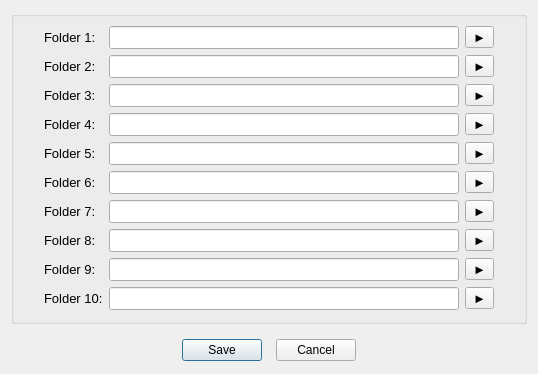
<?xml version="1.0" encoding="UTF-8"?>
<ui version="4.0">
 <class>Dialog_Preset</class>
 <widget class="QDialog" name="Dialog_Preset">
  <property name="geometry">
   <rect>
    <x>0</x>
    <y>0</y>
    <width>531</width>
    <height>363</height>
   </rect>
  </property>
  <property name="windowTitle">
   <string>Preset Folders</string>
  </property>
  <layout class="QVBoxLayout" name="verticalLayout">
   <item>
    <widget class="QGroupBox" name="groupBox_1">
     <property name="font">
      <font>
       <pointsize>10</pointsize>
      </font>
     </property>
     <property name="title">
      <string/>
     </property>
     <layout class="QGridLayout" name="gridLayout">
      <property name="leftMargin">
       <number>30</number>
      </property>
      <property name="topMargin">
       <number>9</number>
      </property>
      <property name="rightMargin">
       <number>30</number>
      </property>
      <property name="bottomMargin">
       <number>11</number>
      </property>
      <property name="spacing">
       <number>6</number>
      </property>
      <item row="0" column="6">
       <widget class="QToolButton" name="folder1_TB">
        <property name="text">
         <string>►</string>
        </property>
       </widget>
      </item>
      <item row="2" column="0">
       <widget class="QLabel" name="label_45">
        <property name="text">
         <string>Folder 3:</string>
        </property>
       </widget>
      </item>
      <item row="4" column="0">
       <widget class="QLabel" name="label_47">
        <property name="text">
         <string>Folder 5:</string>
        </property>
       </widget>
      </item>
      <item row="5" column="0">
       <widget class="QLabel" name="label_48">
        <property name="text">
         <string>Folder 6:</string>
        </property>
       </widget>
      </item>
      <item row="0" column="0">
       <widget class="QLabel" name="label_43">
        <property name="text">
         <string>Folder 1:</string>
        </property>
       </widget>
      </item>
      <item row="6" column="6">
       <widget class="QToolButton" name="folder7_TB">
        <property name="text">
         <string>►</string>
        </property>
       </widget>
      </item>
      <item row="3" column="0">
       <widget class="QLabel" name="label_46">
        <property name="text">
         <string>Folder 4:</string>
        </property>
       </widget>
      </item>
      <item row="2" column="6">
       <widget class="QToolButton" name="folder3_TB">
        <property name="text">
         <string>►</string>
        </property>
       </widget>
      </item>
      <item row="4" column="6">
       <widget class="QToolButton" name="folder5_TB">
        <property name="text">
         <string>►</string>
        </property>
       </widget>
      </item>
      <item row="1" column="0">
       <widget class="QLabel" name="label_44">
        <property name="text">
         <string>Folder 2:</string>
        </property>
       </widget>
      </item>
      <item row="9" column="0">
       <widget class="QLabel" name="label_50">
        <property name="text">
         <string>Folder 8:</string>
        </property>
       </widget>
      </item>
      <item row="3" column="6">
       <widget class="QToolButton" name="folder4_TB">
        <property name="text">
         <string>►</string>
        </property>
       </widget>
      </item>
      <item row="6" column="0">
       <widget class="QLabel" name="label_49">
        <property name="text">
         <string>Folder 7:</string>
        </property>
       </widget>
      </item>
      <item row="1" column="6">
       <widget class="QToolButton" name="folder2_TB">
        <property name="text">
         <string>►</string>
        </property>
       </widget>
      </item>
      <item row="5" column="6">
       <widget class="QToolButton" name="folder6_TB">
        <property name="text">
         <string>►</string>
        </property>
       </widget>
      </item>
      <item row="9" column="6">
       <widget class="QToolButton" name="folder8_TB">
        <property name="text">
         <string>►</string>
        </property>
       </widget>
      </item>
      <item row="10" column="6">
       <widget class="QToolButton" name="folder9_TB">
        <property name="text">
         <string>►</string>
        </property>
       </widget>
      </item>
      <item row="11" column="0">
       <widget class="QLabel" name="label_53">
        <property name="text">
         <string>Folder 10:</string>
        </property>
       </widget>
      </item>
      <item row="10" column="0">
       <widget class="QLabel" name="label_51">
        <property name="text">
         <string>Folder 9:</string>
        </property>
       </widget>
      </item>
      <item row="11" column="6">
       <widget class="QToolButton" name="folder10_TB">
        <property name="text">
         <string>►</string>
        </property>
       </widget>
      </item>
      <item row="11" column="1">
       <widget class="QLineEdit" name="folder10">
        <property name="minimumSize">
         <size>
          <width>350</width>
          <height>0</height>
         </size>
        </property>
        <property name="palette">
         <palette>
          <active>
           <colorrole role="Text">
            <brush brushstyle="SolidPattern">
             <color alpha="255">
              <red>0</red>
              <green>0</green>
              <blue>255</blue>
             </color>
            </brush>
           </colorrole>
          </active>
          <inactive>
           <colorrole role="Text">
            <brush brushstyle="SolidPattern">
             <color alpha="255">
              <red>0</red>
              <green>0</green>
              <blue>255</blue>
             </color>
            </brush>
           </colorrole>
          </inactive>
          <disabled>
           <colorrole role="Text">
            <brush brushstyle="SolidPattern">
             <color alpha="255">
              <red>106</red>
              <green>104</green>
              <blue>100</blue>
             </color>
            </brush>
           </colorrole>
          </disabled>
         </palette>
        </property>
        <property name="readOnly">
         <bool>true</bool>
        </property>
       </widget>
      </item>
      <item row="10" column="1">
       <widget class="QLineEdit" name="folder9">
        <property name="minimumSize">
         <size>
          <width>350</width>
          <height>0</height>
         </size>
        </property>
        <property name="palette">
         <palette>
          <active>
           <colorrole role="Text">
            <brush brushstyle="SolidPattern">
             <color alpha="255">
              <red>0</red>
              <green>0</green>
              <blue>255</blue>
             </color>
            </brush>
           </colorrole>
          </active>
          <inactive>
           <colorrole role="Text">
            <brush brushstyle="SolidPattern">
             <color alpha="255">
              <red>0</red>
              <green>0</green>
              <blue>255</blue>
             </color>
            </brush>
           </colorrole>
          </inactive>
          <disabled>
           <colorrole role="Text">
            <brush brushstyle="SolidPattern">
             <color alpha="255">
              <red>106</red>
              <green>104</green>
              <blue>100</blue>
             </color>
            </brush>
           </colorrole>
          </disabled>
         </palette>
        </property>
        <property name="readOnly">
         <bool>true</bool>
        </property>
       </widget>
      </item>
      <item row="9" column="1">
       <widget class="QLineEdit" name="folder8">
        <property name="minimumSize">
         <size>
          <width>350</width>
          <height>0</height>
         </size>
        </property>
        <property name="palette">
         <palette>
          <active>
           <colorrole role="Text">
            <brush brushstyle="SolidPattern">
             <color alpha="255">
              <red>0</red>
              <green>0</green>
              <blue>255</blue>
             </color>
            </brush>
           </colorrole>
          </active>
          <inactive>
           <colorrole role="Text">
            <brush brushstyle="SolidPattern">
             <color alpha="255">
              <red>0</red>
              <green>0</green>
              <blue>255</blue>
             </color>
            </brush>
           </colorrole>
          </inactive>
          <disabled>
           <colorrole role="Text">
            <brush brushstyle="SolidPattern">
             <color alpha="255">
              <red>106</red>
              <green>104</green>
              <blue>100</blue>
             </color>
            </brush>
           </colorrole>
          </disabled>
         </palette>
        </property>
        <property name="readOnly">
         <bool>true</bool>
        </property>
       </widget>
      </item>
      <item row="6" column="1">
       <widget class="QLineEdit" name="folder7">
        <property name="minimumSize">
         <size>
          <width>350</width>
          <height>0</height>
         </size>
        </property>
        <property name="palette">
         <palette>
          <active>
           <colorrole role="Text">
            <brush brushstyle="SolidPattern">
             <color alpha="255">
              <red>0</red>
              <green>0</green>
              <blue>255</blue>
             </color>
            </brush>
           </colorrole>
          </active>
          <inactive>
           <colorrole role="Text">
            <brush brushstyle="SolidPattern">
             <color alpha="255">
              <red>0</red>
              <green>0</green>
              <blue>255</blue>
             </color>
            </brush>
           </colorrole>
          </inactive>
          <disabled>
           <colorrole role="Text">
            <brush brushstyle="SolidPattern">
             <color alpha="255">
              <red>106</red>
              <green>104</green>
              <blue>100</blue>
             </color>
            </brush>
           </colorrole>
          </disabled>
         </palette>
        </property>
        <property name="readOnly">
         <bool>true</bool>
        </property>
       </widget>
      </item>
      <item row="5" column="1">
       <widget class="QLineEdit" name="folder6">
        <property name="minimumSize">
         <size>
          <width>350</width>
          <height>0</height>
         </size>
        </property>
        <property name="palette">
         <palette>
          <active>
           <colorrole role="Text">
            <brush brushstyle="SolidPattern">
             <color alpha="255">
              <red>0</red>
              <green>0</green>
              <blue>255</blue>
             </color>
            </brush>
           </colorrole>
          </active>
          <inactive>
           <colorrole role="Text">
            <brush brushstyle="SolidPattern">
             <color alpha="255">
              <red>0</red>
              <green>0</green>
              <blue>255</blue>
             </color>
            </brush>
           </colorrole>
          </inactive>
          <disabled>
           <colorrole role="Text">
            <brush brushstyle="SolidPattern">
             <color alpha="255">
              <red>106</red>
              <green>104</green>
              <blue>100</blue>
             </color>
            </brush>
           </colorrole>
          </disabled>
         </palette>
        </property>
        <property name="readOnly">
         <bool>true</bool>
        </property>
       </widget>
      </item>
      <item row="4" column="1">
       <widget class="QLineEdit" name="folder5">
        <property name="minimumSize">
         <size>
          <width>350</width>
          <height>0</height>
         </size>
        </property>
        <property name="palette">
         <palette>
          <active>
           <colorrole role="Text">
            <brush brushstyle="SolidPattern">
             <color alpha="255">
              <red>0</red>
              <green>0</green>
              <blue>255</blue>
             </color>
            </brush>
           </colorrole>
          </active>
          <inactive>
           <colorrole role="Text">
            <brush brushstyle="SolidPattern">
             <color alpha="255">
              <red>0</red>
              <green>0</green>
              <blue>255</blue>
             </color>
            </brush>
           </colorrole>
          </inactive>
          <disabled>
           <colorrole role="Text">
            <brush brushstyle="SolidPattern">
             <color alpha="255">
              <red>106</red>
              <green>104</green>
              <blue>100</blue>
             </color>
            </brush>
           </colorrole>
          </disabled>
         </palette>
        </property>
        <property name="readOnly">
         <bool>true</bool>
        </property>
       </widget>
      </item>
      <item row="3" column="1">
       <widget class="QLineEdit" name="folder4">
        <property name="minimumSize">
         <size>
          <width>350</width>
          <height>0</height>
         </size>
        </property>
        <property name="palette">
         <palette>
          <active>
           <colorrole role="Text">
            <brush brushstyle="SolidPattern">
             <color alpha="255">
              <red>0</red>
              <green>0</green>
              <blue>255</blue>
             </color>
            </brush>
           </colorrole>
          </active>
          <inactive>
           <colorrole role="Text">
            <brush brushstyle="SolidPattern">
             <color alpha="255">
              <red>0</red>
              <green>0</green>
              <blue>255</blue>
             </color>
            </brush>
           </colorrole>
          </inactive>
          <disabled>
           <colorrole role="Text">
            <brush brushstyle="SolidPattern">
             <color alpha="255">
              <red>106</red>
              <green>104</green>
              <blue>100</blue>
             </color>
            </brush>
           </colorrole>
          </disabled>
         </palette>
        </property>
        <property name="readOnly">
         <bool>true</bool>
        </property>
       </widget>
      </item>
      <item row="2" column="1">
       <widget class="QLineEdit" name="folder3">
        <property name="minimumSize">
         <size>
          <width>350</width>
          <height>0</height>
         </size>
        </property>
        <property name="palette">
         <palette>
          <active>
           <colorrole role="Text">
            <brush brushstyle="SolidPattern">
             <color alpha="255">
              <red>0</red>
              <green>0</green>
              <blue>255</blue>
             </color>
            </brush>
           </colorrole>
          </active>
          <inactive>
           <colorrole role="Text">
            <brush brushstyle="SolidPattern">
             <color alpha="255">
              <red>0</red>
              <green>0</green>
              <blue>255</blue>
             </color>
            </brush>
           </colorrole>
          </inactive>
          <disabled>
           <colorrole role="Text">
            <brush brushstyle="SolidPattern">
             <color alpha="255">
              <red>106</red>
              <green>104</green>
              <blue>100</blue>
             </color>
            </brush>
           </colorrole>
          </disabled>
         </palette>
        </property>
        <property name="readOnly">
         <bool>true</bool>
        </property>
       </widget>
      </item>
      <item row="1" column="1">
       <widget class="QLineEdit" name="folder2">
        <property name="minimumSize">
         <size>
          <width>350</width>
          <height>0</height>
         </size>
        </property>
        <property name="palette">
         <palette>
          <active>
           <colorrole role="Text">
            <brush brushstyle="SolidPattern">
             <color alpha="255">
              <red>0</red>
              <green>0</green>
              <blue>255</blue>
             </color>
            </brush>
           </colorrole>
          </active>
          <inactive>
           <colorrole role="Text">
            <brush brushstyle="SolidPattern">
             <color alpha="255">
              <red>0</red>
              <green>0</green>
              <blue>255</blue>
             </color>
            </brush>
           </colorrole>
          </inactive>
          <disabled>
           <colorrole role="Text">
            <brush brushstyle="SolidPattern">
             <color alpha="255">
              <red>106</red>
              <green>104</green>
              <blue>100</blue>
             </color>
            </brush>
           </colorrole>
          </disabled>
         </palette>
        </property>
        <property name="readOnly">
         <bool>true</bool>
        </property>
       </widget>
      </item>
      <item row="0" column="1">
       <widget class="QLineEdit" name="folder1">
        <property name="minimumSize">
         <size>
          <width>350</width>
          <height>0</height>
         </size>
        </property>
        <property name="palette">
         <palette>
          <active>
           <colorrole role="Text">
            <brush brushstyle="SolidPattern">
             <color alpha="255">
              <red>0</red>
              <green>0</green>
              <blue>255</blue>
             </color>
            </brush>
           </colorrole>
          </active>
          <inactive>
           <colorrole role="Text">
            <brush brushstyle="SolidPattern">
             <color alpha="255">
              <red>0</red>
              <green>0</green>
              <blue>255</blue>
             </color>
            </brush>
           </colorrole>
          </inactive>
          <disabled>
           <colorrole role="Text">
            <brush brushstyle="SolidPattern">
             <color alpha="255">
              <red>106</red>
              <green>104</green>
              <blue>100</blue>
             </color>
            </brush>
           </colorrole>
          </disabled>
         </palette>
        </property>
        <property name="readOnly">
         <bool>true</bool>
        </property>
       </widget>
      </item>
     </layout>
    </widget>
   </item>
   <item>
    <spacer name="verticalSpacer_1">
     <property name="orientation">
      <enum>Qt::Vertical</enum>
     </property>
     <property name="sizeType">
      <enum>QSizePolicy::Fixed</enum>
     </property>
     <property name="sizeHint" stdset="0">
      <size>
       <width>20</width>
       <height>8</height>
      </size>
     </property>
    </spacer>
   </item>
   <item>
    <layout class="QHBoxLayout" name="horizontalLayout_101">
     <property name="spacing">
      <number>6</number>
     </property>
     <property name="margin">
      <number>0</number>
     </property>
     <item>
      <spacer name="horizontalSpacer_102">
       <property name="orientation">
        <enum>Qt::Horizontal</enum>
       </property>
       <property name="sizeHint" stdset="0">
        <size>
         <width>10</width>
         <height>20</height>
        </size>
       </property>
      </spacer>
     </item>
     <item>
      <widget class="QPushButton" name="save_PB">
       <property name="text">
        <string>Save</string>
       </property>
      </widget>
     </item>
     <item>
      <spacer name="horizontalSpacer_103">
       <property name="orientation">
        <enum>Qt::Horizontal</enum>
       </property>
       <property name="sizeType">
        <enum>QSizePolicy::Fixed</enum>
       </property>
       <property name="sizeHint" stdset="0">
        <size>
         <width>8</width>
         <height>25</height>
        </size>
       </property>
      </spacer>
     </item>
     <item>
      <widget class="QPushButton" name="cancel_PB">
       <property name="text">
        <string>Cancel</string>
       </property>
      </widget>
     </item>
     <item>
      <spacer name="horizontalSpacer_104">
       <property name="orientation">
        <enum>Qt::Horizontal</enum>
       </property>
       <property name="sizeHint" stdset="0">
        <size>
         <width>10</width>
         <height>20</height>
        </size>
       </property>
      </spacer>
     </item>
    </layout>
   </item>
  </layout>
 </widget>
 <tabstops>
  <tabstop>folder1_TB</tabstop>
  <tabstop>folder2_TB</tabstop>
  <tabstop>folder3_TB</tabstop>
  <tabstop>folder4_TB</tabstop>
  <tabstop>folder5_TB</tabstop>
  <tabstop>folder6_TB</tabstop>
  <tabstop>folder7_TB</tabstop>
  <tabstop>folder8_TB</tabstop>
  <tabstop>folder9_TB</tabstop>
  <tabstop>folder10_TB</tabstop>
  <tabstop>save_PB</tabstop>
  <tabstop>cancel_PB</tabstop>
 </tabstops>
 <resources/>
 <connections/>
</ui>
